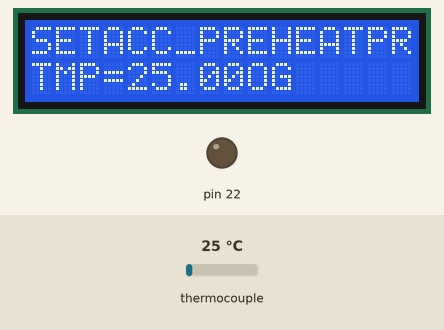
This sketch was run on a simulated Arduino Uno, built with avr-gcc and run on an emulated ATmega328P. Parts: 16×2 character LCD, output pins drawn as LEDs (lit = HIGH). The test bench sets the inputs (shaded band); at power-on: thermocouple 25 °C. Pins used as bus, display or sensor lines are not drawn; what the sketch prints to the serial monitor is not drawn.

Above: at 1.7 s.
1.8 s: thermocouple set to 6 °C
At 3.2 s:
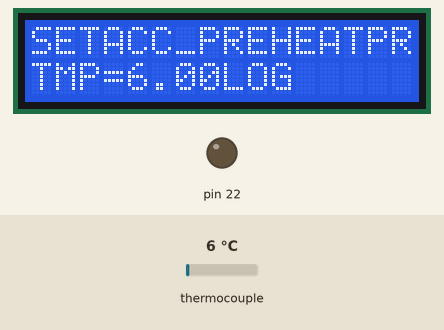
3.5 s: thermocouple set to 150 °C
At 4.8 s:
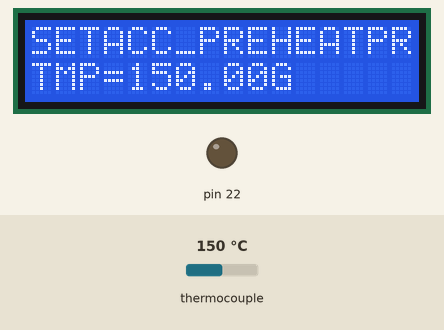
5.1 s: thermocouple set to 294 °C
At 6.0 s:
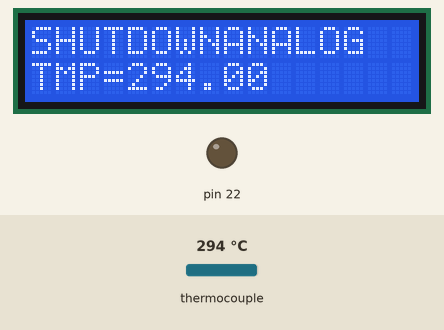
Timing chart, 0 to 8.1 s (numbered marks = the images above; inputs shaded):
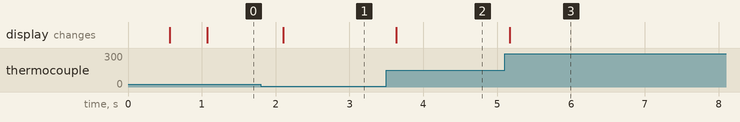

The sketch:

reflow.ino
```cpp
#include <SPI.h>
#include <Adafruit_MAX31855.h>
#include <LiquidCrystal.h>

/* 基本的に触らないパラメータ */
#define   TEMP_PROTECT      260     // 保護温度[℃]
float     ACC_PREHEAT   =   1;      // 予備加熱加速度[℃/sec]
float     ACC_REFLOW;               // リフロー加熱加速度[℃/sec]
#define   MAX_DUTY          100     // DUTY比（0~100）
#define   CTRL_INT          20000   // 割り込みの閾値（制御）
#define   SENCE_INT         5000    // 割り込みの閾値（センス）

/* ここに必要なパラメータを記述 */
#define   TEMP_PREHEAT      50  // 予備加熱温度[℃]
#define   TIME_PREHEAT      60  // 予備加熱時間[sec]
#define   TEMP_REFLOW       90  // リフローステージ温度[℃]
#define   TIME_REFLOW       10  // リフローステージ時間[sec]
#define   Kp                1.4   // Pゲイン
#define   Ki                0.05  // Iゲイン

/*=== ピン定義 ===*/
/* 熱電対アンプ */
#define MAXDO   3
#define MAXCS   4
#define MAXCLK  5
/* LCD */
#define RS      11
#define RW      10
#define ENABLE  8
#define DB4     15
#define DB5     14
#define DB6     17
#define DB7     16
/* リレー */
#define CONTROL 9
#define CTRL_VALUE  OCR1A
/* スイッチ */
#define   START   ~PD6   // D6
#define   RESET   ~PD7   // D7


/*=== モード一覧 ===*/
typedef enum{
  MODE_SET  = 0,
  MODE_ACC_PREHEAT,
  MODE_PREHEAT,
  MODE_ACC_REFLOW,
  MODE_REFLOW,
  MODE_SHUTDOWN,
  MODE_ANALOG
}en_MODE;


/*=== 変数 ===*/
float   f_Temp        = 25;   // 現在温度[℃]
float   f_Time        = 0;    // 経過時間[s]
float   f_TImeSum     = 0;    // 合計経過時間[s]
float   f_TempErr     = 0;    // 温度偏差
float   f_TempErrSum  = 0;    // 温度偏差の積分値
float   f_TrgtTemp    = 0;    // 目標温度[℃]
en_MODE state         = MODE_SET;   // システムの状態
boolean flag_ctrl     = false;      // 制御許可
int     count_ctrl    = 0;
int     count_sence   = 0;

Adafruit_MAX31855 thermocouple(MAXCLK, MAXCS, MAXDO);
LiquidCrystal lcd = LiquidCrystal(RS,RW,ENABLE,DB4,DB5,DB6,DB7);


void LCD_init(){
  lcd.begin(16,2);
  lcd.print("initialize");
}

void LCD_TempView(double d_temp){
  lcd.clear();
  lcd.setCursor(0,0);
  lcd.print("en_MODE");  // モード表示
  lcd.setCursor(0,1);
  lcd.print("TMP=");
  lcd.print(d_temp);
}

void LCD_View(double d_temp){
  lcd.clear();
  lcd.setCursor(0,0);

  switch(state){
    case  MODE_SET:
      lcd.print("SET");
    case  MODE_ACC_PREHEAT:
      lcd.print("ACC_PREHEAT");
    case  MODE_PREHEAT:
      lcd.print("PREHEAT");
    case  MODE_ACC_REFLOW:
      lcd.print("ACC_REFLOW");
    case  MODE_REFLOW:
      lcd.print("REFLOW");
    case  MODE_SHUTDOWN:
      lcd.print("SHUTDOWN");
    case  MODE_ANALOG:
      lcd.print("ANALOG");
  }

  lcd.setCursor(0,1);
  lcd.print("TMP=");
  lcd.print(d_temp);
}

void Serial_init(){
  Serial.begin(9600);
  while (!Serial) delay(1); // wait for Serial on Leonardo/Zero, etc
  Serial.println("MAX31855 test");
  // wait for MAX chip to stabilize
  delay(500);
  Serial.print("Initializing sensor...");
  if (!thermocouple.begin()) {
    Serial.println("ERROR.");
    while (1) delay(10);
  }
}

void Serial_View(){
  Serial.print("Internal Temp = ");
  Serial.println(f_Temp);
  Serial.print("Target Temp = ");
  Serial.println(f_TrgtTemp);

}

void Control_init(){
  /*Timer1を使用*/
  TCCR1A  = 0b10000010;
  TCCR1B  = 0b00011101;
  ICR1    = 31249;      // 0.5Hzに設定
  CTRL_VALUE    = 0;          // duty
  pinMode(CONTROL,OUTPUT);
  Control_STOP();
}

void Timer_init(){
  /* Timer0を使用(センス用)*/
  // 0.1ミリ秒ごとに割り込みが入るように設定
  TCCR0A  = 0b10000010;
  TCCR0B  = 0b00000010;   // 8分周
  TIMSK0  = 0b00000010;   // 割り込みを設定
  OCR0A   = 199;

  /* Timer2を使用(制御用)*/
  // 0.1ミリ秒ごとに割り込みが入るように設定
  TCCR2A  = 0b10000010;
  TCCR2B  = 0b00000010;
  TIMSK2  = 0b00000010;
  OCR2A   = 199;
}

ISR(TIMER0_COMPA_vect){
  if(count_sence == SENCE_INT){
    interrupt();    // 0.5秒ごとに割り込みが入る
    count_sence = 0;
  }else{
    count_sence++;
  }
}


ISR(TIMER2_COMPA_vect){
  if(count_ctrl == CTRL_INT){
    CTRL_Pol();   // 2秒ごとに割込みが入る
    count_ctrl  = 0;
  }else{
    count_ctrl++;
  }
}

void Control_STOP(){
  CTRL_VALUE  = 0;
  flag_ctrl   = false;
}

void Control_START(){
  flag_ctrl = true;
}

void System_Protect(){
  if( (RESET==1) || (f_Temp>=TEMP_PROTECT) ){
    Control_STOP();
    state = MODE_SHUTDOWN;
  }
}

void IO_init(){
  pinMode(START,INPUT_PULLUP);
  pinMode(RESET,INPUT_PULLUP);
}

void CTRL_getTemp(){
  f_Temp  = thermocouple.readCelsius();
}

void CTRL_refTarget(){

  switch(state){
    case  MODE_SET:
      f_TrgtTemp  = f_Temp;

    case  MODE_ACC_PREHEAT:
      if(f_TrgtTemp < TEMP_PREHEAT){
        f_TrgtTemp  = f_Temp + ACC_PREHEAT*f_Time;
      }
      break;

    case  MODE_PREHEAT:
      f_TrgtTemp  = TEMP_PREHEAT;

    case  MODE_ACC_REFLOW:
      if(f_TrgtTemp < TEMP_REFLOW){
        f_TrgtTemp  = f_Temp + ACC_REFLOW*f_Time;
      }
    case  MODE_REFLOW:
      f_TrgtTemp  = TEMP_REFLOW;

    case  MODE_SHUTDOWN:
      f_TrgtTemp  = 25;
  }
}

void CTRL_getTempFB(float *p_err){

  f_TempErr    = f_TrgtTemp - f_Temp;
  f_TempErrSum += f_TempErr * Ki;

  // アンチワインドアップ入れる

  *p_err       = f_TempErrSum + f_TempErr * Kp;
}

void CTRL_outPWM(float f_duty){
  if(f_duty > MAX_DUTY){
    f_duty  = MAX_DUTY;

  }else if(f_duty < 0){
    f_duty = 0;
  }

  // PWM出力
  CTRL_VALUE  = f_duty * 312;
}

void CTRL_Pol(){

  float f_TempCtrl  = 0;

  if( (RESET != 1) || (state != MODE_SET) || (state != MODE_SHUTDOWN) ){

    /* 制御を行うかチェック */
    if(flag_ctrl != true){
      return;
    }

    CTRL_refTarget();               // 目標値設定
    CTRL_getTempFB(&f_TempCtrl);    // 制御量取得
    CTRL_outPWM(f_TempCtrl);        // PWM出力

  }else{
    Control_STOP();   // 出力を切る
  }

  f_Time += 2;

}

//割り込みでの処理
void interrupt(){
  CTRL_getTemp();   // 温度取得
  System_Protect(); // 保護判定
  LCD_View(f_Temp); // LCD表示
  Serial_View();    // シリアル伝送
}

void setup(){
  IO_init();        // IO周りの設定
  LCD_init();       // LCDの設定
  Serial_init();    // シリアルの設定
  Timer_init();     // 割り込みの設定
  Control_init();   // PWMの設定
  Serial.println("DONE.");
  lcd.print("DONE");
}

void loop() {

  /* 予備加熱温度まで加熱中 */
  if( (START==1) && (state == MODE_SET) && (RESET != 1) ){
    if(f_Temp > 50){
      state = MODE_SET;
    }else{
      state = MODE_ACC_PREHEAT; // 次のモードに遷移
      Control_START();          // 制御許可
    }
  }

  if(state == MODE_ACC_PREHEAT){
    f_Time  = 0;
    while(f_Temp < TEMP_PREHEAT);
    state   = MODE_PREHEAT;
  }else{
  }

  /* 予備加熱温度でキープ */
  f_Time  = 0;
  while(f_Time == TIME_PREHEAT);
  state   = MODE_ACC_REFLOW;

  /* リフローステージ温度まで加熱中 */
  f_Time  = 0;
  while(f_Temp < TEMP_REFLOW);
  state   = MODE_REFLOW;

  /* リフローステージ温度でキープ */
  f_Time  = 0;
  while(f_Time == TIME_PREHEAT);
  state   = MODE_SHUTDOWN;

}

/*
void loop() {
  // basic readout test, just print the current temp
   //Serial.print("Internal Temp = ");
   //Serial.println(thermocouple.readInternal());

   double c = thermocouple.readCelsius();
   if (isnan(c)) {
     Serial.println("Something wrong with thermocouple!");
   } else {
     Serial.print("C = ");
     Serial.println(c);
     LCD_TempView(c);
   }
   //Serial.print("F = ");
   //Serial.println(thermocouple.readFahrenheit());

   delay(1000);

}
*/
```

Measured:
- after the input at 1.8 s, the display: changes after 0.30 s (image 1)
- after the input at 3.5 s, the display: changes after 0.14 s (image 2)
- after the input at 5.1 s, the display: changes after 0.07 s (image 3)
